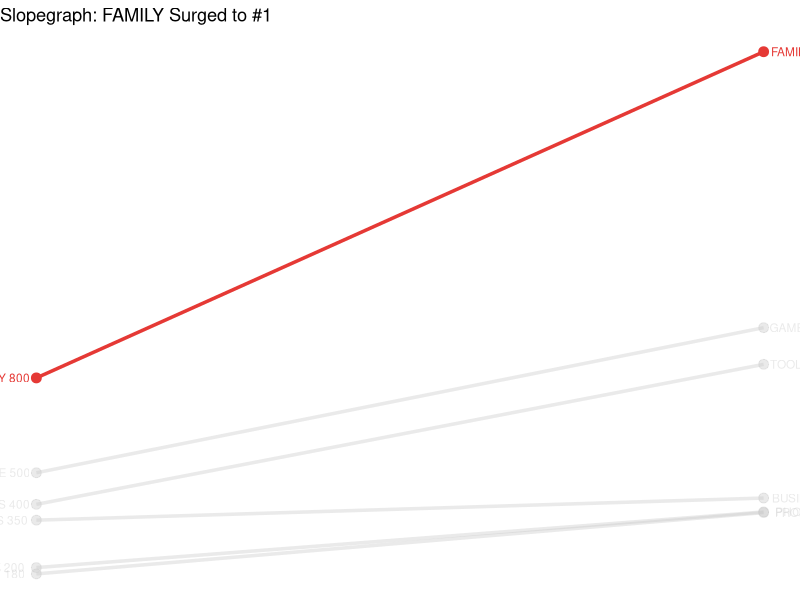
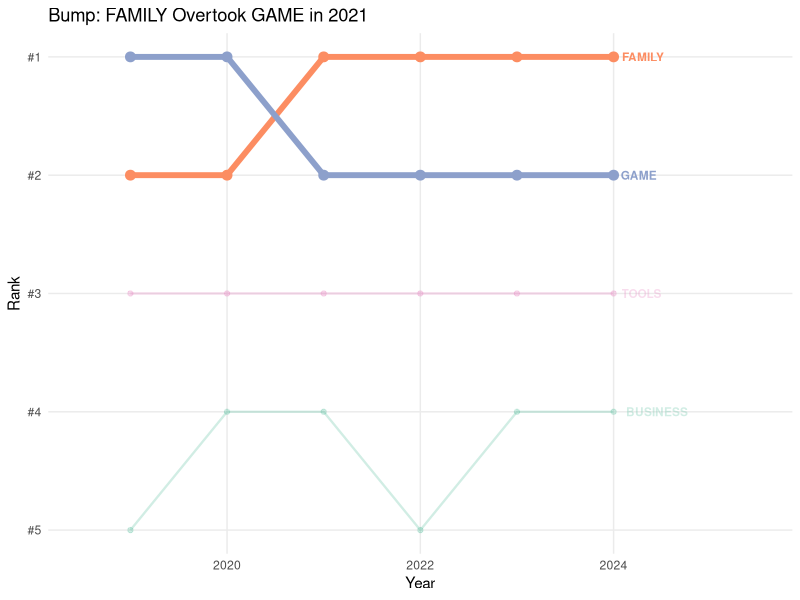
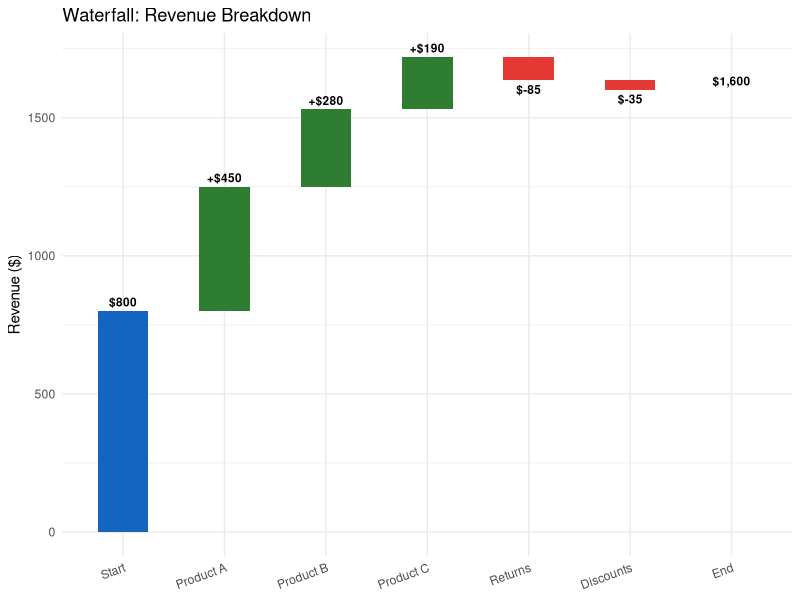
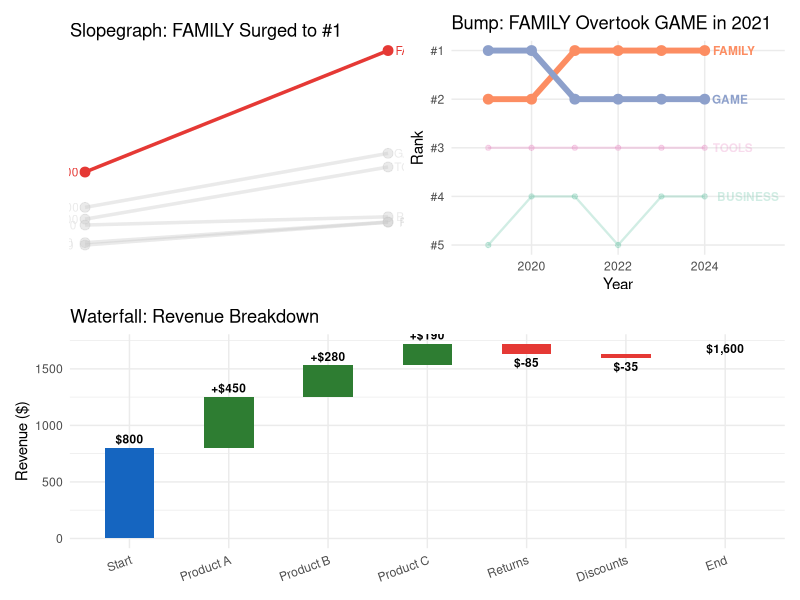

Reproduce these figures in R, in order.
# ============================================================
# Workshop 3 — Module 6: Rankings — Slope, Bump & Waterfall
# R Demonstration Script — UNYT Tirana
# ============================================================
library(tidyverse); library(patchwork); dir.create("output",showWarnings=FALSE)

cats <- c("FAMILY","GAME","TOOLS","PHOTOGRAPHY","PRODUCTIVITY","BUSINESS")
v2020 <- c(800,500,400,200,180,350); v2024 <- c(1832,959,843,376,374,420)
df <- tibble(category=cats,v2020=v2020,v2024=v2024)

# 1. SLOPEGRAPH
df_long <- df |> pivot_longer(c(v2020,v2024),names_to="year",values_to="value") |>
  mutate(year=parse_number(year), highlight=category=="FAMILY")

p_slope <- ggplot(df_long, aes(x=year,y=value,group=category,color=highlight,alpha=highlight)) +
  geom_line(linewidth=1.2) + geom_point(size=3) +
  scale_color_manual(values=c("TRUE"="#E53935","FALSE"="#CCCCCC")) +
  scale_alpha_manual(values=c("TRUE"=1,"FALSE"=0.4)) +
  geom_text(data=df_long |> filter(year==2020),
    aes(label=paste(category,scales::comma(value))),hjust=1.1,size=3) +
  geom_text(data=df_long |> filter(year==2024),
    aes(label=paste(category,scales::comma(value))),hjust=-0.1,size=3) +
  theme_void() + theme(legend.position="none") +
  labs(title="Slopegraph: FAMILY Surged to #1")
ggsave("output/slopegraph.png",p_slope,width=7,height=5,dpi=300)

# 2. BUMP CHART (manual — ggbump requires install)
years <- 2019:2024
ranks <- tibble(
  category=rep(c("FAMILY","GAME","TOOLS","BUSINESS"),each=6),
  year=rep(years,4),
  rank=c(2,2,1,1,1,1, 1,1,2,2,2,2, 3,3,3,3,3,3, 5,4,4,5,4,4))
ranks <- ranks |> mutate(highlight=category %in% c("FAMILY","GAME"))

p_bump <- ggplot(ranks, aes(x=year,y=rank,group=category,color=category,alpha=highlight)) +
  geom_line(aes(linewidth=highlight)) + geom_point(aes(size=highlight)) +
  scale_linewidth_manual(values=c("TRUE"=2,"FALSE"=0.8)) +
  scale_size_manual(values=c("TRUE"=3,"FALSE"=1.5)) +
  scale_alpha_manual(values=c("TRUE"=1,"FALSE"=0.3)) +
  scale_y_reverse(breaks=1:5,labels=paste0("#",1:5)) +
  scale_color_brewer(palette="Set2") +
  geom_text(data=ranks |> filter(year==2024),
    aes(label=category),hjust=-0.2,size=3,fontface="bold") +
  theme_minimal() + theme(legend.position="none",panel.grid.minor=element_blank()) +
  labs(title="Bump: FAMILY Overtook GAME in 2021",x="Year",y="Rank") +
  xlim(2018.5,2025.5)
ggsave("output/bump.png",p_bump,width=8,height=5,dpi=300)

# 3. WATERFALL (manual)
wf <- tibble(
  item=c("Start","Product A","Product B","Product C","Returns","Discounts","End"),
  value=c(800,450,280,190,-85,-35,0),
  type=c("total","pos","pos","pos","neg","neg","total")) |>
  mutate(end=cumsum(value), start=lag(end,default=0),
    item=fct_inorder(item))

p_wf <- ggplot(wf, aes(x=item)) +
  geom_rect(aes(xmin=as.numeric(item)-0.25, xmax=as.numeric(item)+0.25,
    ymin=pmin(start,end), ymax=pmax(start,end), fill=type)) +
  scale_fill_manual(values=c(total="#1565C0",pos="#2E7D32",neg="#E53935")) +
  geom_text(aes(y=end,label=ifelse(type=="total",paste0("$",scales::comma(end)),
    paste0(ifelse(value>0,"+",""),"$",scales::comma(value)))),
    vjust=ifelse(wf$value>=0,-0.5,1.5),size=3,fontface="bold") +
  theme_minimal() + theme(legend.position="none",axis.text.x=element_text(angle=20,hjust=1)) +
  labs(title="Waterfall: Revenue Breakdown",y="Revenue ($)",x=NULL)
ggsave("output/waterfall.png",p_wf,width=8,height=5,dpi=300)

ggsave("output/rankings_all.png",(p_slope | p_bump) / p_wf,width=14,height=9,dpi=300)
cat("\n── All W03-M06 R plots saved ──\n")
